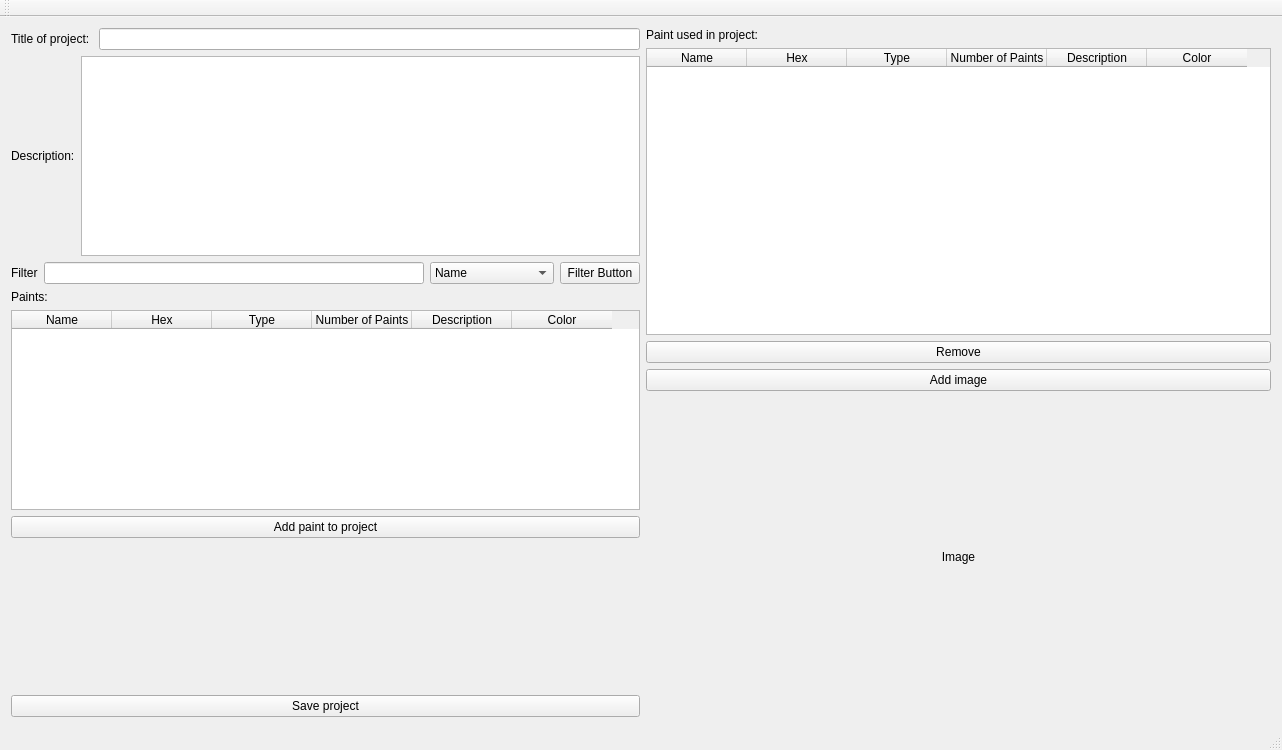
<?xml version="1.0" encoding="UTF-8"?>
<ui version="4.0">
 <class>Project_WidgetClass</class>
 <widget class="QMainWindow" name="Project_WidgetClass">
  <property name="geometry">
   <rect>
    <x>0</x>
    <y>0</y>
    <width>1282</width>
    <height>750</height>
   </rect>
  </property>
  <property name="windowTitle">
   <string>Project_Widget</string>
  </property>
  <widget class="QWidget" name="centralWidget">
   <layout class="QVBoxLayout" name="verticalLayout_4">
    <item>
     <layout class="QHBoxLayout" name="horizontalLayout_5">
      <item>
       <layout class="QVBoxLayout" name="verticalLayout_2">
        <item>
         <layout class="QHBoxLayout" name="horizontalLayout">
          <item>
           <widget class="QLabel" name="label">
            <property name="text">
             <string>Title of project: </string>
            </property>
           </widget>
          </item>
          <item>
           <widget class="QLineEdit" name="Line_title_of_project"/>
          </item>
         </layout>
        </item>
        <item>
         <layout class="QHBoxLayout" name="horizontalLayout_2">
          <item>
           <widget class="QLabel" name="label_2">
            <property name="text">
             <string>Description:</string>
            </property>
           </widget>
          </item>
          <item>
           <widget class="QPlainTextEdit" name="Plain_text_description_edit">
            <property name="enabled">
             <bool>true</bool>
            </property>
            <property name="minimumSize">
             <size>
              <width>550</width>
              <height>200</height>
             </size>
            </property>
           </widget>
          </item>
         </layout>
        </item>
        <item>
         <layout class="QHBoxLayout" name="horizontalLayout_4">
          <item>
           <widget class="QLabel" name="label_6">
            <property name="text">
             <string>Filter</string>
            </property>
           </widget>
          </item>
          <item>
           <widget class="QLineEdit" name="lineEdit"/>
          </item>
          <item>
           <widget class="QComboBox" name="comboBox">
            <item>
             <property name="text">
              <string>Name</string>
             </property>
            </item>
            <item>
             <property name="text">
              <string>Hex</string>
             </property>
            </item>
            <item>
             <property name="text">
              <string>Type</string>
             </property>
            </item>
            <item>
             <property name="text">
              <string>Number of Paints</string>
             </property>
            </item>
            <item>
             <property name="text">
              <string>Description</string>
             </property>
            </item>
           </widget>
          </item>
          <item>
           <widget class="QPushButton" name="Filter_push_button">
            <property name="text">
             <string>Filter Button</string>
            </property>
           </widget>
          </item>
         </layout>
        </item>
        <item>
         <layout class="QVBoxLayout" name="verticalLayout">
          <item>
           <widget class="QLabel" name="label_3">
            <property name="text">
             <string>Paints:</string>
            </property>
           </widget>
          </item>
          <item>
           <widget class="QTableWidget" name="Color_list_table_widget">
            <property name="minimumSize">
             <size>
              <width>625</width>
              <height>200</height>
             </size>
            </property>
            <column>
             <property name="text">
              <string>Name</string>
             </property>
            </column>
            <column>
             <property name="text">
              <string>Hex</string>
             </property>
            </column>
            <column>
             <property name="text">
              <string>Type</string>
             </property>
            </column>
            <column>
             <property name="text">
              <string>Number of Paints</string>
             </property>
            </column>
            <column>
             <property name="text">
              <string>Description</string>
             </property>
            </column>
            <column>
             <property name="text">
              <string>Color</string>
             </property>
            </column>
           </widget>
          </item>
          <item>
           <widget class="QPushButton" name="Add_paint_button">
            <property name="text">
             <string>Add paint to project</string>
            </property>
           </widget>
          </item>
         </layout>
        </item>
        <item>
         <spacer name="verticalSpacer">
          <property name="orientation">
           <enum>Qt::Vertical</enum>
          </property>
          <property name="sizeHint" stdset="0">
           <size>
            <width>20</width>
            <height>40</height>
           </size>
          </property>
         </spacer>
        </item>
        <item>
         <layout class="QHBoxLayout" name="horizontalLayout_3">
          <item>
           <widget class="QPushButton" name="Add_project_button">
            <property name="text">
             <string>Save project</string>
            </property>
           </widget>
          </item>
         </layout>
        </item>
       </layout>
      </item>
      <item>
       <layout class="QVBoxLayout" name="verticalLayout_3">
        <item>
         <widget class="QLabel" name="label_4">
          <property name="text">
           <string>Paint used in project:</string>
          </property>
         </widget>
        </item>
        <item>
         <widget class="QSplitter" name="splitter">
          <property name="orientation">
           <enum>Qt::Vertical</enum>
          </property>
          <widget class="QTableWidget" name="Paint_table_widget">
           <property name="minimumSize">
            <size>
             <width>625</width>
             <height>260</height>
            </size>
           </property>
           <column>
            <property name="text">
             <string>Name</string>
            </property>
           </column>
           <column>
            <property name="text">
             <string>Hex</string>
            </property>
           </column>
           <column>
            <property name="text">
             <string>Type</string>
            </property>
           </column>
           <column>
            <property name="text">
             <string>Number of Paints</string>
            </property>
           </column>
           <column>
            <property name="text">
             <string>Description</string>
            </property>
           </column>
           <column>
            <property name="text">
             <string>Color</string>
            </property>
           </column>
          </widget>
         </widget>
        </item>
        <item>
         <widget class="QPushButton" name="Remove_paint_button">
          <property name="text">
           <string>Remove</string>
          </property>
         </widget>
        </item>
        <item>
         <widget class="QPushButton" name="Add_image_button">
          <property name="text">
           <string>Add image</string>
          </property>
         </widget>
        </item>
        <item>
         <widget class="QLabel" name="Label_image">
          <property name="minimumSize">
           <size>
            <width>460</width>
            <height>320</height>
           </size>
          </property>
          <property name="text">
           <string>Image</string>
          </property>
          <property name="alignment">
           <set>Qt::AlignCenter</set>
          </property>
         </widget>
        </item>
       </layout>
      </item>
     </layout>
    </item>
   </layout>
  </widget>
  <widget class="QMenuBar" name="menuBar">
   <property name="geometry">
    <rect>
     <x>0</x>
     <y>0</y>
     <width>1282</width>
     <height>21</height>
    </rect>
   </property>
  </widget>
  <widget class="QToolBar" name="mainToolBar">
   <attribute name="toolBarArea">
    <enum>TopToolBarArea</enum>
   </attribute>
   <attribute name="toolBarBreak">
    <bool>false</bool>
   </attribute>
  </widget>
  <widget class="QStatusBar" name="statusBar"/>
 </widget>
 <layoutdefault spacing="6" margin="11"/>
 <resources/>
 <connections/>
</ui>
